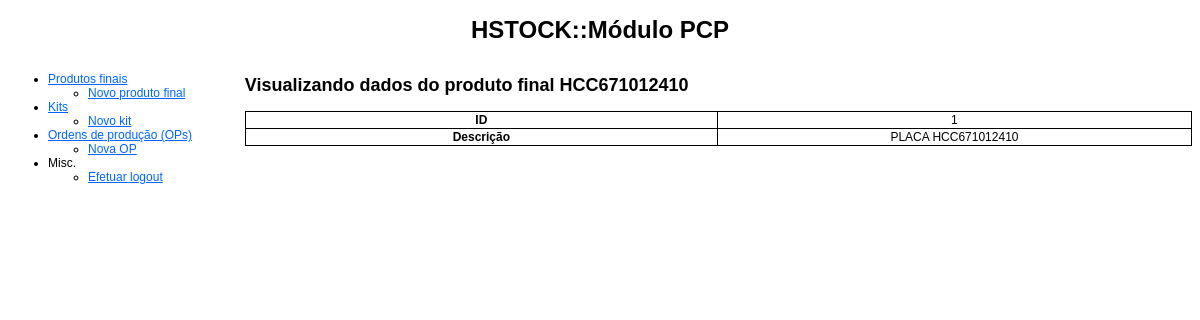
The page /pcp/produtos_finais.php?action=view&id=1 (signed in) on the database its author committed.
### tables this page shows
CREATE TABLE IF NOT EXISTS `produtos_finais` (
  `id` int(11) NOT NULL AUTO_INCREMENT,
  `nome` varchar(255) NOT NULL,
  `descricao` text NOT NULL,
  PRIMARY KEY (`id`)
);

### pcp/produtos_finais.php (the view, shortened to what this page needs)
<!DOCTYPE html PUBLIC "-//W3C//DTD XHTML 1.0 Transitional//EN" "http://www.w3.org/TR/xhtml1/DTD/xhtml1-transitional.dtd">
<html xmlns="http://www.w3.org/1999/xhtml">
    <head>
        <link href="estilos_hton.css" rel="stylesheet" type="text/css" />
    </head>
    <body>
   	<div id="header">
    	<h1>HSTOCK::Módulo PCP</h1>
    </div>
    <div id="menu">
        <?php require_once('menu.php'); ?>
	</div>
    <div id="content">
		<?php
		@$action = $_GET['action'];
		switch($action)
		{
				?>
				<?php
			case 'view':
				$id = $_GET['id'];
				$c = new conexao;
				$c->set_charset('utf8');
				$q = "SELECT * FROM produtos_finais WHERE id = '$id';";
				$r = $c->query($q);
				$produto_final = $r->fetch_object();
				?>
                <h2>Visualizando dados do produto final <?php echo $produto_final->nome; ?></h2>
                <table class="content_table">
                	<tr>
                        <th>ID</th>
                        <td><?php echo $produto_final->id; ?></td>
                    </tr>
                    <tr>
                    	<th>Descrição</th>
                        <td><?php echo nl2br($produto_final->descricao); ?></td>
                    </tr>
                </table>
                <?php
			break;
				?>
				<?php
		}
		?>
    </div>
    </body>
</html>

### pcp/estilos_hton.css (style rules this page uses)
#header { text-align: center; }
#menu { float: left; width: 19%; }
#content { float: right; width: 80%; }
#tabela_login, td, th { border-top-width: 1px; border-right-width: 1px; border-bottom-width: 1px; border-left-width: 1px; border-top-style: solid; border-right-style: solid; border-bottom-style: solid; border-left-style: solid; border-collapse:collapse; margin: auto; width: 500px; }
.content_table { width: 100%; }
.content_table, th, td { border: solid 1px; border-collapse:collapse; text-align:center; }
body { font-family: Arial, Helvetica, sans-serif; font-size: 12px; }

### rows shown on the page
produtos_finais: nome "HCC671012410", id "1", descricao "PLACA HCC671012410"
